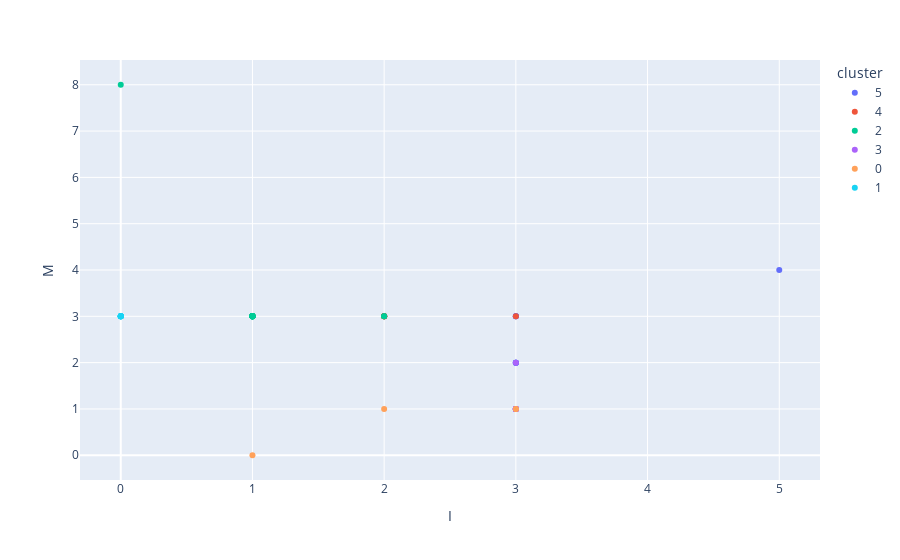

Notebook code for this chart:
### Markdown cell above
Create the I vs M scatterplot.

### Code cell
px.scatter(dataframe,x = "I",y = "M",color = "cluster")

#<xml xmlns="https://developers.google.com/blockly/xml"><variables><variable id="o]8d]RxO,Gcx(.ogOS#{">px</variable><variable id="w0MtU$GK$_0i(vCQ@}s{">dataframe</variable></variables><block type="varDoMethod" id="Dn5fvKUj5b*)^9)1eTd8" x="-72" y="81"><mutation items="4"></mutation><field name="VAR" id="o]8d]RxO,Gcx(.ogOS#{">px</field><field name="MEMBER">scatter</field><data>px:scatter</data><value name="ADD0"><block type="variables_get" id="j7;K-#L?vCt~imZ?=Oax"><field name="VAR" id="w0MtU$GK$_0i(vCQ@}s{">dataframe</field></block></value><value name="ADD1"><block type="dummyOutputCodeBlock" id="Od4~8dz?HlhMIYS8s~gV"><field name="CODE">x = "I"</field></block></value><value name="ADD2"><block type="dummyOutputCodeBlock" id="pwXKi)V{FZ:PE[jU!H,r"><field name="CODE">y = "M"</field></block></value><value name="ADD3"><block type="dummyOutputCodeBlock" id="-O+U-Gyb3EVUUL/h0pO?"><field name="CODE">color = "cluster"</field></block></value></block></xml>

### Figure 1 — Plotly figure (JSON) as saved in the notebook; plotly's stock layout.template omitted (floating-point values rounded to 4 significant figures)
{"data": [{"hovertemplate": "cluster=5<br>I=%{x}<br>M=%{y}<extra></extra>", "legendgroup": "5", "marker": {"color": "#636efa", "symbol": "circle"}, "mode": "markers", "name": "5", "orientation": "v", "showlegend": true, "type": "scatter", "x": [5, 3, 3, 3, 3, 3, 3, 3], "xaxis": "x", "y": [4, 3, 3, 2, 2, 2, 2, 3], "yaxis": "y"}, {"hovertemplate": "cluster=4<br>I=%{x}<br>M=%{y}<extra></extra>", "legendgroup": "4", "marker": {"color": "#EF553B", "symbol": "circle"}, "mode": "markers", "name": "4", "orientation": "v", "showlegend": true, "type": "scatter", "x": [3, 2, 2, 2, 2, 1, 1, 2, 1, 2], "xaxis": "x", "y": [3, 3, 3, 3, 3, 3, 3, 3, 3, 3], "yaxis": "y"}, {"hovertemplate": "cluster=2<br>I=%{x}<br>M=%{y}<extra></extra>", "legendgroup": "2", "marker": {"color": "#00cc96", "symbol": "circle"}, "mode": "markers", "name": "2", "orientation": "v", "showlegend": true, "type": "scatter", "x": [0, 2, 2, 1, 1, 1, 1, 1, 1, 1, 1, 1, 1, 1, 1, 1, 1, 1, 1, 1], "xaxis": "x", "y": [8, 3, 3, 3, 3, 3, 3, 3, 3, 3, 3, 3, 3, 3, 3, 3, 3, 3, 3, 3], "yaxis": "y"}, {"hovertemplate": "cluster=3<br>I=%{x}<br>M=%{y}<extra></extra>", "legendgroup": "3", "marker": {"color": "#ab63fa", "symbol": "circle"}, "mode": "markers", "name": "3", "orientation": "v", "showlegend": true, "type": "scatter", "x": [3, 3, 3, 3, 3, 3, 3, 3, 3, 3, 3, 3, 3, 3, 3], "xaxis": "x", "y": [1, 1, 1, 1, 1, 1, 1, 1, 1, 1, 1, 1, 1, 1, 2], "yaxis": "y"}, {"hovertemplate": "cluster=0<br>I=%{x}<br>M=%{y}<extra></extra>", "legendgroup": "0", "marker": {"color": "#FFA15A", "symbol": "circle"}, "mode": "markers", "name": "0", "orientation": "v", "showlegend": true, "type": "scatter", "x": [3, 3, 1, 2], "xaxis": "x", "y": [1, 1, 0, 1], "yaxis": "y"}, {"hovertemplate": "cluster=1<br>I=%{x}<br>M=%{y}<extra></extra>", "legendgroup": "1", "marker": {"color": "#19d3f3", "symbol": "circle"}, "mode": "markers", "name": "1", "orientation": "v", "showlegend": true, "type": "scatter", "x": [0, 0, 0, 0, 0, 0, 0, 0, 0], "xaxis": "x", "y": [3, 3, 3, 3, 3, 3, 3, 3, 3], "yaxis": "y"}], "layout": {"legend": {"title": {"text": "cluster"}, "tracegroupgap": 0}, "margin": {"t": 60}, "xaxis": {"anchor": "y", "domain": [0, 1], "title": {"text": "I"}}, "yaxis": {"anchor": "x", "domain": [0, 1], "title": {"text": "M"}}}}
